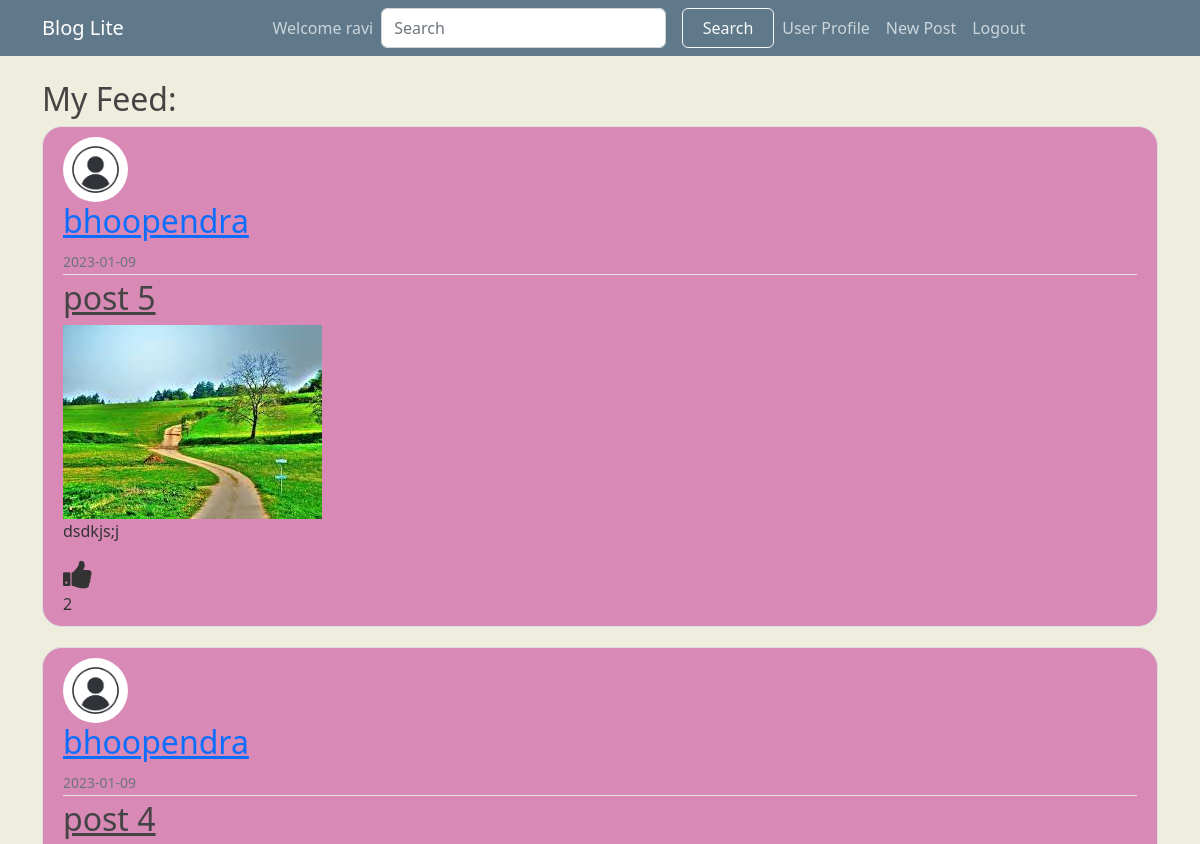
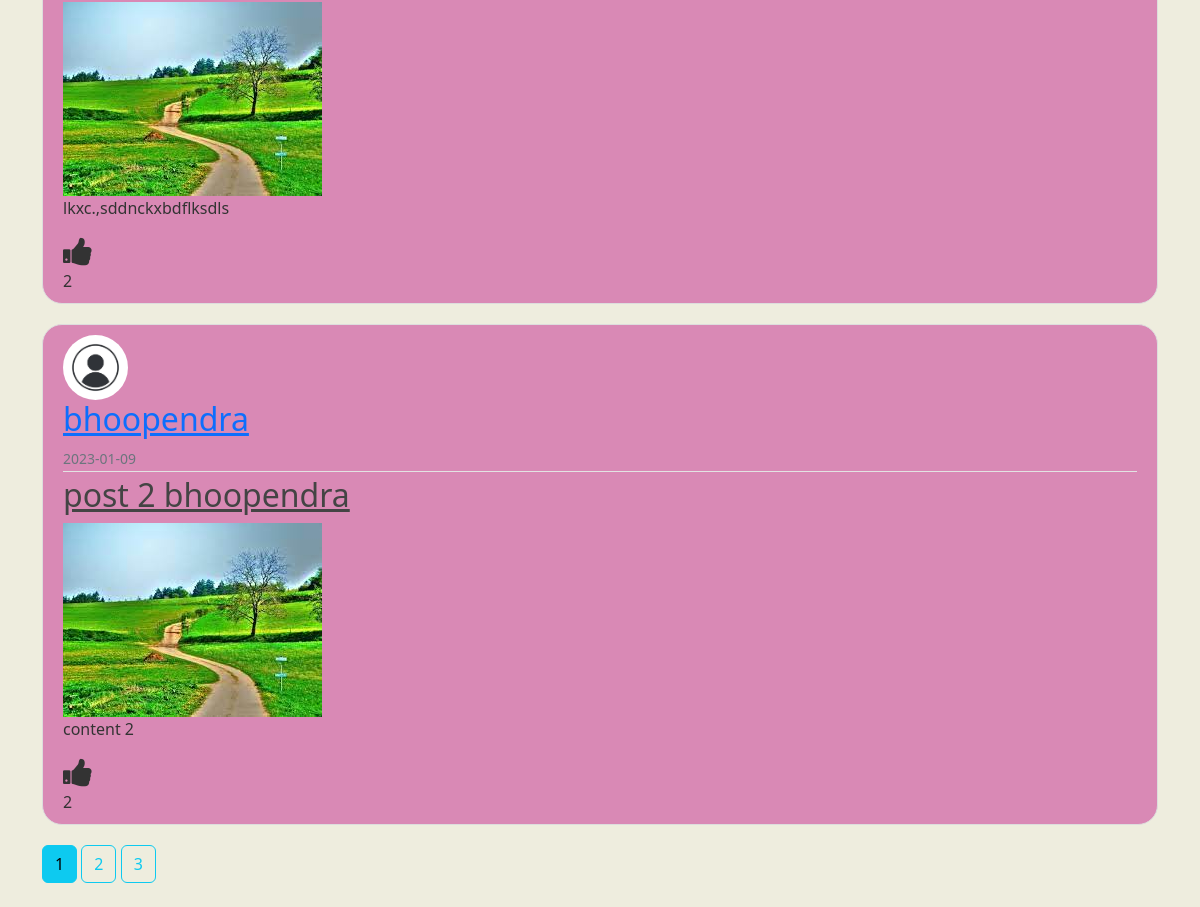
Screenshot of /home (signed in) with the database file from the repository (2 pictures, top to bottom).
### flaskblog/models.py (models this page shows, shortened)
class User(db.Model,UserMixin):
    id = db.Column(db.Integer, primary_key=True)
    username = db.Column(db.String(20), unique=True, nullable=False)
    email = db.Column(db.String(120), unique=True, nullable=False)
    image_file = db.Column(db.String(20), nullable=False, default='default.jpg')
    password = db.Column(db.String(60), nullable=False)
    posts = db.relationship('Post', backref='author', lazy=True)
    followed = db.relationship('User',
                               secondary=followers,
                               primaryjoin=(followers.c.follower_id == id),
                               secondaryjoin=(followers.c.followed_id == id),
                               backref=db.backref('followers')
                               )

class Post(db.Model):
    id = db.Column(db.Integer, primary_key=True)
    title = db.Column(db.String(100), nullable=False)
    post_image = db.Column(db.String(20),nullable=False,default='default_post.jpg')
    date_posted = db.Column(db.DateTime, nullable=False, default=datetime.utcnow)
    content = db.Column(db.Text, nullable=False)
    user_id = db.Column(db.Integer, db.ForeignKey('user.id'), nullable=False)
    likes = db.relationship('Like',       backref='post')

### flaskblog/routes.py (the view)
@app.route("/")
@app.route("/home")
@login_required
def home():
    page = request.args.get('page', 1, type=int)
    following = [u.id for u in current_user.followed]
    following.append(current_user.id)
    posts = Post.query.filter(Post.user_id.in_(following)).order_by(
        Post.date_posted.desc()).paginate(page=page, per_page=3)
    for p in posts:
        p.liked=False
        likes  = [x.user_id for x in p.likes]
        if current_user.id in likes:
            p.liked = True
    return render_template('home.html', posts=posts)

### flaskblog/models.py (called while the page is built)
@login_manager.user_loader
def load_user(user_id):
    return User.query.get(int(user_id))

### flaskblog/templates/home.html
{% extends "layout.html" %}
{% block content %}
{% if current_user.followed %}
<h2>My Feed:</h2>
    {% for post in posts.items %}
        <article class="media content-section">
          <img class="rounded-circle article-img" src="{{ url_for('static', filename='profile_pics/' + post.author.image_file) }}">
          <div class="media-body">
            <div class="article-metadata">
              <h2><a class="mr-2" href="{{ url_for('user_posts', username=post.author.username) }}">{{ post.author.username }}</a></h2>
              <small class="text-muted">{{ post.date_posted.strftime('%Y-%m-%d') }}</small>
            </div>
            <h2><a class="article-title" href="{{ url_for('post', post_id=post.id) }}">{{ post.title }}</a></h2>
            <img class="" src="{{ url_for('static', filename='post_pics/' + post.post_image) }}">
            <p class="article-content">{{ post.content }}</p>
            {% if post.liked %}
            <i onclick="myFunction(this,{{ post.id }})" class=" me-5  fa fa-regular fa-thumbs-up fa-2x"></i>
            {% else %}
            <i onclick="myFunction(this,{{ post.id }})" class=" me-5  fa-regular fa-thumbs-up fa-2x"></i>
            {% endif %}
            <div id="like-count-{{ post.id }}">{{post.likes |length }}</div>
          </div>
        </article>
    {% endfor %}
    {% for page_num in posts.iter_pages(left_edge=1, right_edge=1, left_current=2, right_current=2) %}
      {% if page_num %}
        {% if posts.page == page_num %}
          <a class="btn btn-info mb-4" href="{{ url_for('home', page=page_num) }}">{{ page_num }}</a>
        {% else %}
          <a class="btn btn-outline-info mb-4" href="{{ url_for('home', page=page_num) }}">{{ page_num }}</a>
        {% endif %}
      {% else %}
        ...
      {% endif %}
    {% endfor %}
{% else %}
<div class="feed">
  <h4><p>There are no posts in your feed.</p><p>try connecting other user to see what they are posting </p></h4>
</div>
{% endif %}
{% endblock content %}

### flaskblog/templates/layout.html (shortened to what this page needs)
<!DOCTYPE html>
<html lang="en">
<head>
  <link rel="stylesheet" href="https://cdnjs.cloudflare.com/ajax/libs/font-awesome/4.7.0/css/font-awesome.min.css">
  <link href="https://cdn.jsdelivr.net/npm/bootstrap@5.2.3/dist/css/bootstrap.min.css" rel="stylesheet"
>
  <link rel="stylesheet" href="{{url_for('static',filename='main.css')}}">
</head>
<body>
  <header class="site-header">
    <nav class="navbar navbar-expand-md navbar-dark bg-steel fixed-top">
      <div class="container">
        <a class="navbar-brand mr-4" href="/"> Blog Lite</a>
        <div class="collapse navbar-collapse" id="navbarToggle">
          <div class="navbar-nav mx-auto">
            {% if current_user.is_authenticated %}
            <a class="nav-item nav-link" href="{{ url_for('profile') }}">Welcome {{current_user.username}}</a>
            <form action="{{url_for('search')}}" method="POST" class="d-flex mr-5" role="search">
              <input class="form-control me-3" name="search" type="search" placeholder="Search" aria-label="Search">
              <button class="btn btn-outline-light" type="submit">Search</button>
            </form>
            <a class="nav-item nav-link" href="{{ url_for('profile') }}">User Profile</a>
            <a class="nav-item nav-link" href="{{ url_for('new_post')}}">New Post</a>
            <a class="nav-item nav-link" href="{{ url_for('logout') }}">Logout</a>
            {% else %}
            <a class="nav-item nav-link" href="{{ url_for('login') }}">Login</a>
            <a class="nav-item nav-link" href="{{ url_for('register') }}">Register</a>
            {% endif %}
          </div>
        </div>
      </div>
    </nav>
  </header>
  <main role="main" class="container">
    <div class="row">
      <div class="col md-8">
        {% block content %}{% endblock %}
      </div>
    </div>
  </main>
</body>
</html>

### flaskblog/static/main.css (style rules this page uses)
body { background: #EEEDDE; color: #333333; margin-top: 5rem; }
h1, h2, h3, h4, h5, h6 { color: #444444; }
.bg-steel { background-color: #5f788a; }
.site-header .navbar-nav .nav-link { color: #cbd5db; }
.content-section { background: #D989B5; padding: 10px 20px; border: 1px solid #dddddd; border-radius: 20px; margin-bottom: 20px; }
.article-title { color: #444444; }
.article-content { white-space: pre-line; }
.article-img { height: 65px; width: 65px; margin-right: 16px; }
.article-metadata { padding-bottom: 1px; margin-bottom: 4px; border-bottom: 1px solid #e3e3e3 }
img { height: fit-content; }
button { background: blue; border: none; padding: 5px 10px; color: whitesmoke; width: 120px; border-radius: 5px; transition: all .3s ease-in; }

### rows the page displays
User: username "ravi"
Post: image_file (placeholder picture), author.username "bhoopendra", date_posted "2023-01-09", title "post 5", post_image (placeholder picture), content "dsdkjs;j", likes|length "2"
Post: image_file (placeholder picture), author.username "bhoopendra", date_posted "2023-01-09", title "post 4", post_image (placeholder picture), content "lkxc.,sddnckxbdflksdls", likes|length "2"
Post: image_file (placeholder picture), author.username "bhoopendra", date_posted "2023-01-09", title "post 2 bhoopendra", post_image (placeholder picture), content "content 2", likes|length "2"

### other values shown
{{ page_num }} "1"
{{ page_num }} "2" "3"
